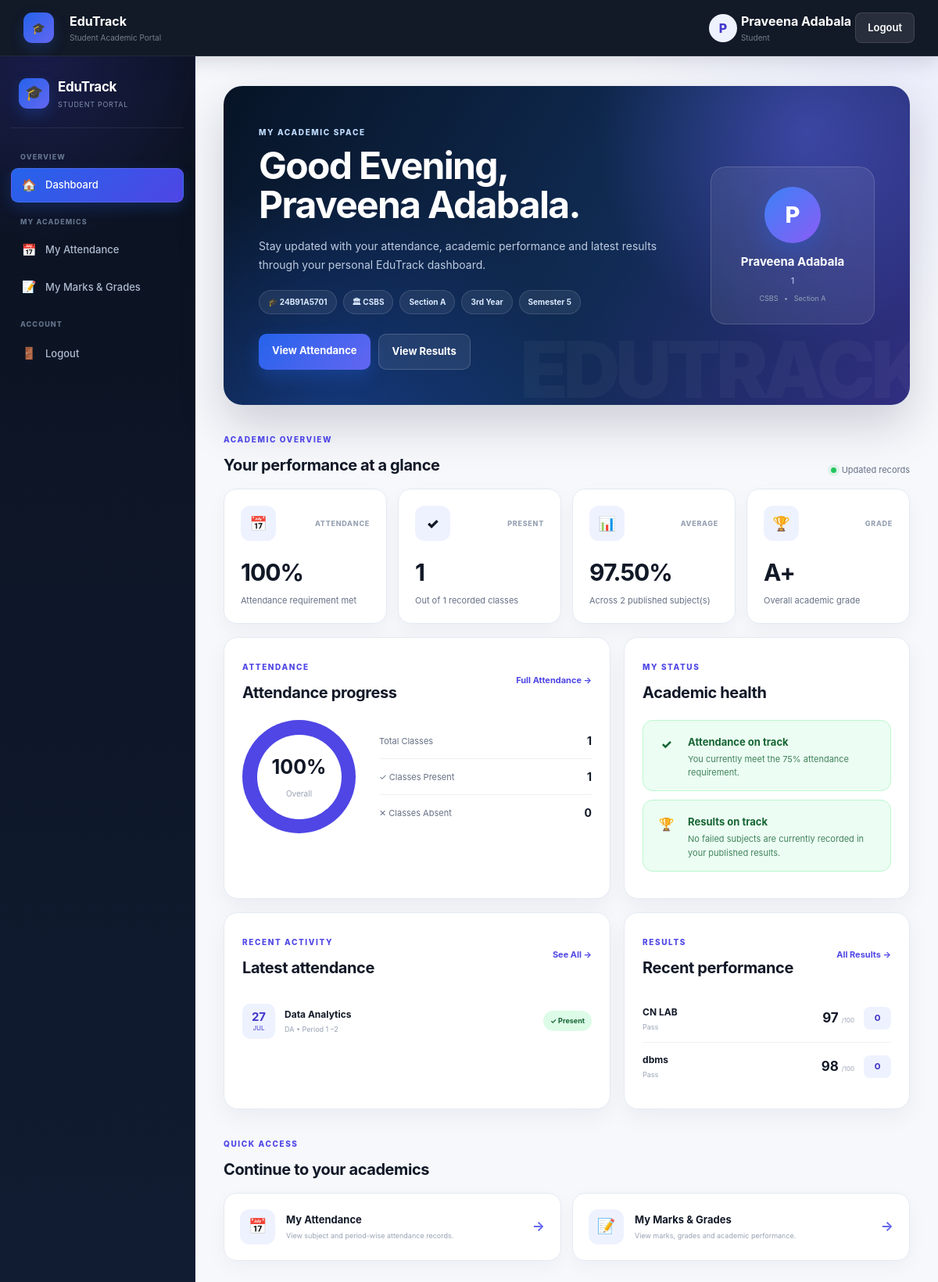
Screenshot of /student_dashboard.php (signed in) with the database file from the repository.
### tables this page shows
CREATE TABLE `students` (
  `id` int(11) NOT NULL,
  `name` varchar(100) NOT NULL,
  `roll_no` varchar(50) NOT NULL,
  `registration_no` varchar(50) DEFAULT NULL,
  `dob` date DEFAULT NULL,
  `gender` varchar(20) DEFAULT NULL,
  `department` varchar(100) NOT NULL,
  `section` varchar(10) DEFAULT NULL,
  `year` varchar(20) DEFAULT NULL,
  `semester` varchar(20) DEFAULT NULL,
  `email` varchar(100) NOT NULL,
  `phone` varchar(15) NOT NULL,
  `address` text DEFAULT NULL,
  `username` varchar(100) DEFAULT NULL,
  `password` varchar(255) DEFAULT NULL,
  `verification_token` varchar(255) DEFAULT NULL,
  `email_verified` tinyint(1) NOT NULL DEFAULT 0
);

CREATE TABLE `attendance_records` (
  `id` int(11) NOT NULL,
  `session_id` int(11) NOT NULL,
  `student_id` int(11) NOT NULL,
  `status` enum('Present','Absent') NOT NULL,
  `created_at` timestamp NOT NULL DEFAULT current_timestamp()
);

CREATE TABLE `attendance_sessions` (
  `id` int(11) NOT NULL,
  `timetable_id` int(11) NOT NULL,
  `attendance_date` date NOT NULL,
  `department` varchar(30) NOT NULL,
  `section` varchar(10) NOT NULL,
  `year` varchar(20) NOT NULL,
  `semester` int(11) NOT NULL,
  `subject_code` varchar(50) NOT NULL,
  `subject_name` varchar(150) DEFAULT NULL,
  `start_period` int(11) NOT NULL,
  `end_period` int(11) NOT NULL,
  `created_at` timestamp NOT NULL DEFAULT current_timestamp()
);

CREATE TABLE `marks` (
  `id` int(11) NOT NULL,
  `student_id` int(11) NOT NULL,
  `subject` varchar(100) NOT NULL,
  `internal_marks` int(11) NOT NULL,
  `external_marks` int(11) NOT NULL,
  `total_marks` int(11) NOT NULL,
  `grade` varchar(5) DEFAULT NULL,
  `result` varchar(10) DEFAULT NULL
);

### student_dashboard.php (the view, shortened to what this page needs)
<?php
include "db.php";
$student_id = intval($_SESSION["student_id"]);
$student_stmt = mysqli_prepare(
    $conn,
    "SELECT
        id,
        name,
        roll_no,
        registration_no,
        department,
        section,
        year,
        semester
     FROM students
     WHERE id = ?"
);
mysqli_stmt_bind_param(
    $student_stmt,
    "i",
    $student_id
);
mysqli_stmt_execute($student_stmt);
$student_result =
    mysqli_stmt_get_result($student_stmt);
$student =
    mysqli_fetch_assoc($student_result);
$attendance_stmt = mysqli_prepare(
    $conn,
    "SELECT
        COUNT(ar.id) AS total_classes,
        SUM(
            CASE
                WHEN ar.status = 'Present'
                THEN 1
                ELSE 0
            END
        ) AS present_classes,
        SUM(
            CASE
                WHEN ar.status = 'Absent'
                THEN 1
                ELSE 0
            END
        ) AS absent_classes
     FROM attendance_records ar
     INNER JOIN attendance_sessions ats
        ON ar.session_id = ats.id
     WHERE ar.student_id = ?"
);
mysqli_stmt_bind_param(
    $attendance_stmt,
    "i",
    $student_id
);
mysqli_stmt_execute($attendance_stmt);
$attendance_result =
    mysqli_stmt_get_result($attendance_stmt);
$attendance =
    mysqli_fetch_assoc($attendance_result);
$total_classes =
    intval($attendance["total_classes"] ?? 0);
$present_classes =
    intval($attendance["present_classes"] ?? 0);
$absent_classes =
    intval($attendance["absent_classes"] ?? 0);
$attendance_percentage =
    $total_classes > 0
        ? round(
            ($present_classes / $total_classes) * 100,
            2
        )
        : 0;
$marks_stmt = mysqli_prepare(
    $conn,
    "SELECT
        COUNT(*) AS total_subjects,
        ROUND(AVG(total_marks), 2) AS average_marks,
        MAX(total_marks) AS highest_marks,
        SUM(
            CASE
                WHEN result = 'Fail'
                THEN 1
                ELSE 0
            END
        ) AS failed_subjects
     FROM marks
     WHERE student_id = ?"
);
mysqli_stmt_bind_param(
    $marks_stmt,
    "i",
    $student_id
);
mysqli_stmt_execute($marks_stmt);
$marks_result =
    mysqli_stmt_get_result($marks_stmt);
$marks_summary =
    mysqli_fetch_assoc($marks_result);
$total_subjects =
    intval(
        $marks_summary["total_subjects"] ?? 0
    );
$average_marks =
    $marks_summary["average_marks"] ?? 0;
$failed_subjects =
    intval(
        $marks_summary["failed_subjects"] ?? 0
    );
if ($total_subjects == 0) {
    $overall_grade = "N/A";
} elseif ($average_marks >= 90) {
    $overall_grade = "A+";
} elseif ($average_marks >= 80) {
    $overall_grade = "A";
} elseif ($average_marks >= 70) {
    $overall_grade = "B";
} elseif ($average_marks >= 60) {
    $overall_grade = "C";
} elseif ($average_marks >= 50) {
    $overall_grade = "D";
} else {
    $overall_grade = "F";
}
$recent_attendance_stmt = mysqli_prepare(
    $conn,
    "SELECT
        ats.attendance_date,
        ats.subject_name,
        ats.subject_code,
        ats.start_period,
        ats.end_period,
        ar.status
     FROM attendance_records ar
     INNER JOIN attendance_sessions ats
        ON ar.session_id = ats.id
     WHERE ar.student_id = ?
     ORDER BY
        ats.attendance_date DESC,
        ats.id DESC
     LIMIT 5"
);
mysqli_stmt_bind_param(
    $recent_attendance_stmt,
    "i",
    $student_id
);
mysqli_stmt_execute(
    $recent_attendance_stmt
);
$recent_attendance =
    mysqli_stmt_get_result(
        $recent_attendance_stmt
    );
$recent_marks_stmt = mysqli_prepare(
    $conn,
    "SELECT
        subject,
        total_marks,
        grade,
        result
     FROM marks
     WHERE student_id = ?
     ORDER BY id DESC
     LIMIT 4"
);
mysqli_stmt_bind_param(
    $recent_marks_stmt,
    "i",
    $student_id
);
mysqli_stmt_execute(
    $recent_marks_stmt
);
$recent_marks =
    mysqli_stmt_get_result(
        $recent_marks_stmt
    );
$hour = intval(date("H"));
if ($hour < 12) {
    $greeting = "Good Morning";
} elseif ($hour < 17) {
    $greeting = "Good Afternoon";
} else {
    $greeting = "Good Evening";
}
?>
<!DOCTYPE html>
<html lang="en">
<head>
<link
    rel="stylesheet"
    href="css/style.css"
>
</head>
<body class="student-dashboard-v2-page">
<div class="navbar">
<div class="dashboard-nav-brand">
<span>
🎓
</span>
<div>
<strong>
EduTrack
</strong>
<small>
Student Academic Portal
</small>
</div>
</div>
<div class="dashboard-nav-user">
<div class="dashboard-admin-avatar">
<?php
echo strtoupper(
    substr(
        $student["name"],
        0,
        1
    )
);
?>
</div>
<div class="dashboard-admin-copy">
<strong>
<?php
echo htmlspecialchars(
    $student["name"]
);
?>
</strong>
<small>
Student
</small>
</div>
<a
    href="student_logout.php"
    class="logout-btn"
>
Logout
</a>
</div>
</div>
<div class="main-layout">
<div class="sidebar edutrack-sidebar student-v2-sidebar">
<div class="sidebar-brand-block">
<div class="sidebar-brand-icon">
🎓
</div>
<div>
<strong>
EduTrack
</strong>
<small>
Student Portal
</small>
</div>
</div>
<div class="sidebar-section-title">
OVERVIEW
</div>
<div class="sidebar-group">
<a
    href="student_dashboard.php"
    class="active"
>
<span>🏠</span>
Dashboard
</a>
</div>
<div class="sidebar-section-title">
MY ACADEMICS
</div>
<div class="sidebar-group">
<a href="student_attendance.php">
<span>📅</span>
My Attendance
</a>
<a href="student_marks.php">
<span>📝</span>
My Marks & Grades
</a>
</div>
<div class="sidebar-section-title">
ACCOUNT
</div>
<div class="sidebar-group sidebar-account">
<a href="student_logout.php">
<span>🚪</span>
Logout
</a>
</div>
</div>
<main class="main-content dashboard-v2">
<section
    class="student-campus-hero dashboard-reveal"
>
<div class="student-campus-copy">
<span class="dashboard-eyebrow">
MY ACADEMIC SPACE
</span>
<h1>
<?php
echo $greeting;
?>,
<br>
<?php
echo htmlspecialchars(
    $student["name"]
);
?>.
</h1>
<p>
Stay updated with your attendance,
academic performance and latest results
through your personal EduTrack dashboard.
</p>
<div class="student-hero-meta">
<span>
🎓
<?php
echo htmlspecialchars(
    $student["registration_no"]
);
?>
</span>
<span>
🏛
<?php
echo htmlspecialchars(
    $student["department"]
);
?>
</span>
<span>
Section
<?php
echo htmlspecialchars(
    $student["section"]
);
?>
</span>
<span>
<?php
echo htmlspecialchars(
    $student["year"]
);
?>
</span>
<span>
Semester
<?php
echo htmlspecialchars(
    $student["semester"]
);
?>
</span>
</div>
<div class="university-hero-actions">
<a
    href="student_attendance.php"
    class="hero-action-primary"
>
View Attendance
</a>
<a
    href="student_marks.php"
    class="hero-action-secondary"
>
View Results
</a>
</div>
</div>
<div class="student-hero-profile">
<div class="student-large-avatar">
<?php
echo strtoupper(
    substr(
        $student["name"],
        0,
        1
    )
);
?>
</div>
<strong>
<?php
echo htmlspecialchars(
    $student["name"]
);
?>
</strong>
<span>
<?php
echo htmlspecialchars(
    $student["roll_no"]
);
?>
</span>
<small>
<?php
echo htmlspecialchars(
    $student["department"]
);
?>
&nbsp; • &nbsp;
Section
<?php
echo htmlspecialchars(
    $student["section"]
);
?>
</small>
</div>
</section>
<section
    class="dashboard-v2-section dashboard-reveal"
>
<div class="dashboard-v2-heading">
<div>
<span class="dashboard-eyebrow dark">
ACADEMIC OVERVIEW
</span>
<h2>
Your performance at a glance
</h2>
</div>
<span class="live-data-label">
<i></i>
Updated records
</span>
</div>
<div class="student-v2-metric-grid">
<article class="student-v2-metric-card">
<div class="metric-top">
<span class="metric-icon">
📅
</span>
<span class="metric-tag">
Attendance
</span>
</div>
<strong>
<?php
echo $attendance_percentage;
?>%
</strong>
<p>
<?php
if ($total_classes == 0) {
    echo "No attendance recorded";
} elseif ($attendance_percentage >= 75) {
    echo "Attendance requirement met";
} else {
    echo "Attendance requires attention";
}
?>
</p>
</article>
<article class="student-v2-metric-card">
<div class="metric-top">
<span class="metric-icon">
✓
</span>
<span class="metric-tag">
Present
</span>
</div>
<strong>
<?php
echo $present_classes;
?>
</strong>
<p>
Out of
<?php
echo $total_classes;
?>
recorded classes
</p>
</article>
<article class="student-v2-metric-card">
<div class="metric-top">
<span class="metric-icon">
📊
</span>
<span class="metric-tag">
Average
</span>
</div>
<strong>
<?php
echo $average_marks;
?>%
</strong>
<p>
Across
<?php
echo $total_subjects;
?>
published subject(s)
</p>
</article>
<article class="student-v2-metric-card">
<div class="metric-top">
<span class="metric-icon">
🏆
</span>
<span class="metric-tag">
Grade
</span>
</div>
<strong>
<?php
echo htmlspecialchars(
    $overall_grade
);
?>
</strong>
<p>
Overall academic grade
</p>
</article>
</div>
</section>
<section
    class="student-dashboard-focus-grid dashboard-reveal"
>
<article
    class="dashboard-v2-card"
>
<div class="card-title-row">
<div>
<span class="dashboard-eyebrow dark">
ATTENDANCE
</span>
<h2>
Attendance progress
</h2>
</div>
<a href="student_attendance.php">
Full Attendance →
</a>
</div>
<div class="student-attendance-v2-content">
<div
    class="v2-attendance-ring"
    style="--attendance:
    <?php
    echo min(
        100,
        max(
            0,
            $attendance_percentage
        )
    );
    ?>;"
>
<div>
<strong>
<?php
echo $attendance_percentage;
?>%
</strong>
<span>
Overall
</span>
</div>
</div>
<div class="student-attendance-details">
<div>
<span>
Total Classes
</span>
<strong>
<?php echo $total_classes; ?>
</strong>
</div>
<div>
<span>
✓ Classes Present
</span>
<strong>
<?php echo $present_classes; ?>
</strong>
</div>
<div>
<span>
✕ Classes Absent
</span>
<strong>
<?php echo $absent_classes; ?>
</strong>
</div>
</div>
</div>
</article>
<article
    class="dashboard-v2-card student-status-panel"
>
<div class="card-title-row">
<div>
<span class="dashboard-eyebrow dark">
MY STATUS
</span>
<h2>
Academic health
</h2>
</div>
</div>
<?php
if ($total_classes == 0) {
?>
<div class="priority-item priority-neutral">
<div class="priority-icon">
ℹ
</div>
<div>
<strong>
Attendance pending
</strong>
<p>
Your attendance records have
not been published yet.
</p>
</div>
</div>
<?php
} else {
?>
<div class="priority-item priority-success">
<div class="priority-icon">
✓
</div>
<div>
<strong>
Attendance on track
</strong>
<p>
You currently meet the
75% attendance requirement.
</p>
</div>
</div>
<?php
}
if ($failed_subjects > 0) {
?>
<div class="priority-item priority-warning">
<div class="priority-icon">
!
</div>
<div>
<strong>
Academic attention
</strong>
<p>
You currently have
<?php
echo $failed_subjects;
?>
failed subject(s).
</p>
</div>
</div>
<?php
} elseif ($total_subjects > 0) {
?>
<div class="priority-item priority-success">
<div class="priority-icon">
🏆
</div>
<div>
<strong>
Results on track
</strong>
<p>
No failed subjects are currently
recorded in your published results.
</p>
</div>
</div>
<?php
}
?>
</article>
</section>
<section
    class="student-dashboard-focus-grid dashboard-reveal"
>
<article class="dashboard-v2-card">
<div class="card-title-row">
<div>
<span class="dashboard-eyebrow dark">
RECENT ACTIVITY
</span>
<h2>
Latest attendance
</h2>
</div>
<a href="student_attendance.php">
See All →
</a>
</div>
<div class="student-activity-list">
<?php
if (
    mysqli_num_rows(
        $recent_attendance
    ) > 0
) {
while (
    $record =
    mysqli_fetch_assoc(
        $recent_attendance
    )
) {
?>
<div class="student-activity-row">
<div class="activity-date-box">
<strong>
<?php
echo date(
    "d",
    strtotime(
        $record["attendance_date"]
    )
);
?>
</strong>
<span>
<?php
echo date(
    "M",
    strtotime(
        $record["attendance_date"]
    )
);
?>
</span>
</div>
<div class="activity-main">
<strong>
<?php
echo htmlspecialchars(
    $record["subject_name"]
);
?>
</strong>
<span>
<?php
echo htmlspecialchars(
    $record["subject_code"]
);
?>
• Period
<?php
echo intval(
    $record["start_period"]
);
?>
<?php
if (
    $record["start_period"]
    !=
    $record["end_period"]
) {
    echo "–" .
        intval(
            $record["end_period"]
        );
}
?>
</span>
</div>
<?php
if (
    $record["status"]
    == "Present"
) {
?>
<span class="student-status-chip present">
✓ Present
</span>
<?php
} else {
?>
<span class="student-status-chip absent">
✕ Absent
</span>
<?php
}
?>
</div>
<?php
}
} else {
?>
<div class="student-empty-state">
📭 No attendance activity yet.
</div>
<?php
}
?>
</div>
</article>
<article class="dashboard-v2-card">
<div class="card-title-row">
<div>
<span class="dashboard-eyebrow dark">
RESULTS
</span>
<h2>
Recent performance
</h2>
</div>
<a href="student_marks.php">
All Results →
</a>
</div>
<div class="student-result-list">
<?php
if (
    mysqli_num_rows(
        $recent_marks
    ) > 0
) {
while (
    $mark =
    mysqli_fetch_assoc(
        $recent_marks
    )
) {
?>
<div class="student-result-row">
<div class="result-subject">
<strong>
<?php
echo htmlspecialchars(
    $mark["subject"]
);
?>
</strong>
<span>
<?php
echo htmlspecialchars(
    $mark["result"]
);
?>
</span>
</div>
<div class="result-score">
<strong>
<?php
echo htmlspecialchars(
    $mark["total_marks"]
);
?>
</strong>
<small>
/100
</small>
</div>
<span class="result-grade-chip">
<?php
echo htmlspecialchars(
    $mark["grade"]
);
?>
</span>
</div>
<?php
}
}
?>
</div>
</article>
</section>
<section
    class="dashboard-v2-section dashboard-reveal"
>
<div class="dashboard-v2-heading">
<div>
<span class="dashboard-eyebrow dark">
QUICK ACCESS
</span>
<h2>
Continue to your academics
</h2>
</div>
</div>
<div class="student-v2-action-grid">
<a href="student_attendance.php">
<div class="student-action-icon">
📅
</div>
<div>
<strong>
My Attendance
</strong>
<small>
View subject and period-wise
attendance records.
</small>
</div>
<b>
→
</b>
</a>
<a href="student_marks.php">
<div class="student-action-icon">
📝
</div>
<div>
<strong>
My Marks & Grades
</strong>
<small>
View marks, grades and
academic performance.
</small>
</div>
<b>
→
</b>
</a>
</div>
</section>
</main>
</div>
</body>
</html>

### rows the page displays
students: name "P", name "Praveena Adabala", registration_no "24B91A5701", department "CSBS", section "A", year "3rd Year", semester "5", roll_no "1"
attendance_records: attendance_sessions.attendance_date "27", attendance_sessions.attendance_date "JUL", attendance_sessions.subject_name "Data Analytics", attendance_sessions.subject_code "DA", attendance_sessions.start_period "1", attendance_sessions.end_period "2", status "✓ Present"
marks: subject "CN LAB", result "Pass", total_marks "97", grade "O"
marks: subject "dbms", result "Pass", total_marks "98", grade "O"

### other values shown
$greeting "Good Evening"
$attendance_percentage "100"
$present_classes "1"
$total_classes "1"
$average_marks "97.50"
$total_subjects "2"
$overall_grade "A+"
$absent_classes "0"
